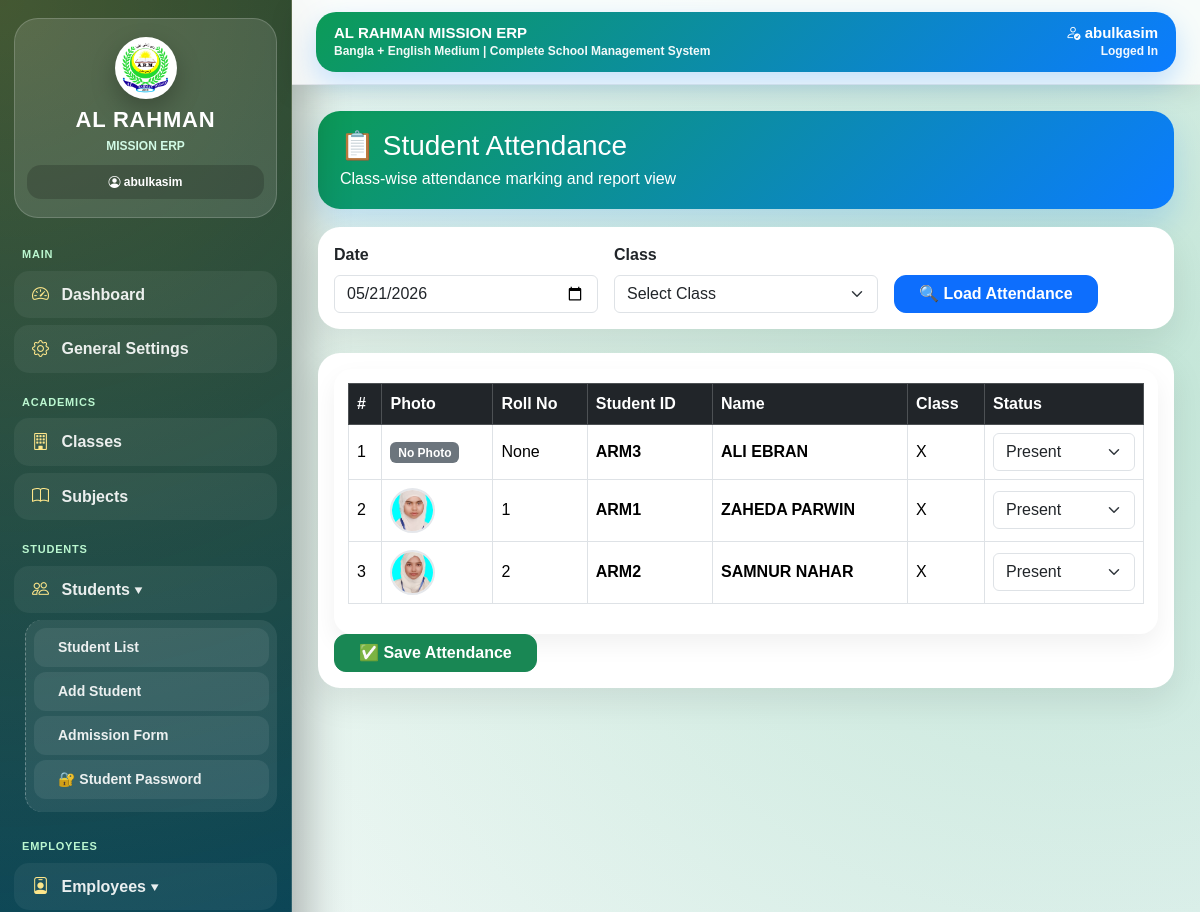
/attendance/students/ (signed in, upper part), run on an earlier commit of the app's database.
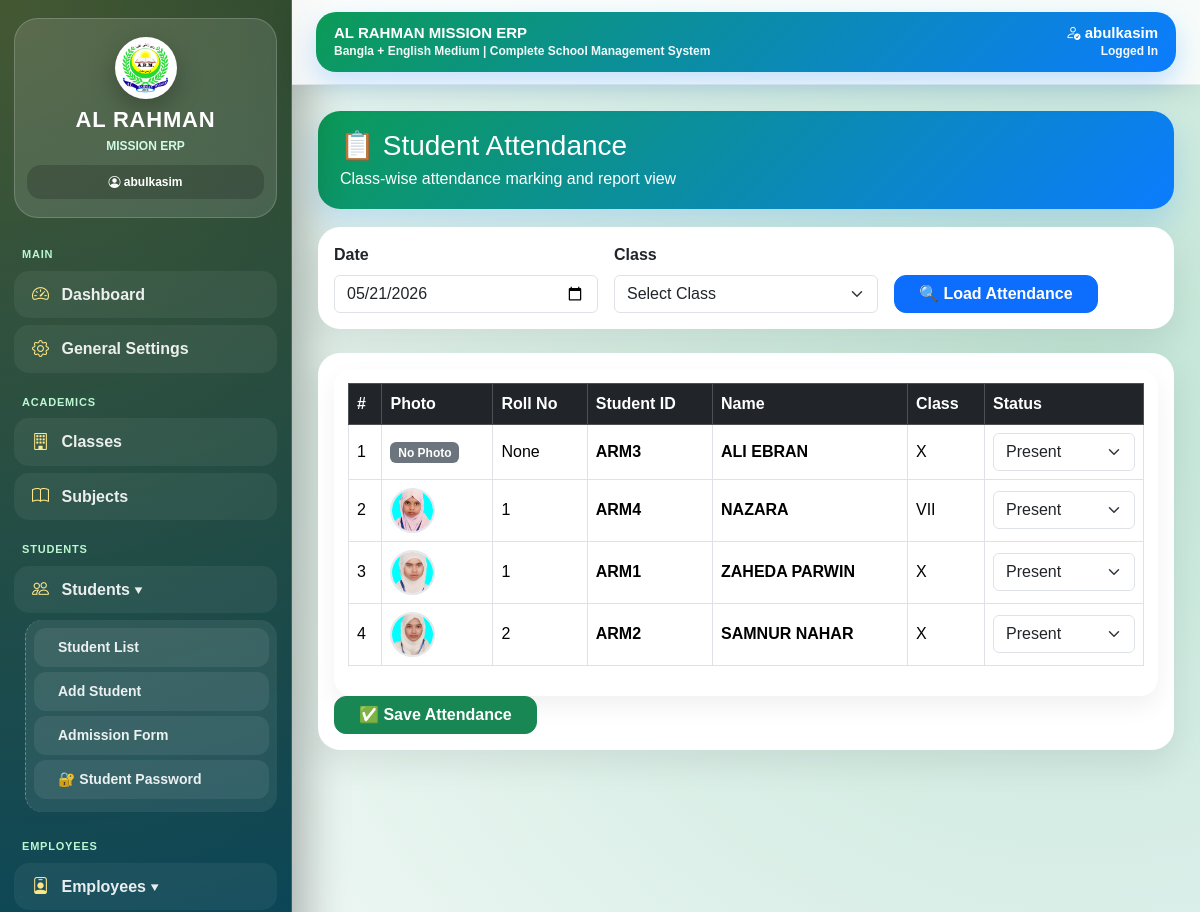
And on a later commit of the database.
### students/models.py (models this page shows, shortened)
class Student(models.Model):
    student_id = models.CharField(max_length=20, unique=True, blank=True)
    registration_no = models.CharField(max_length=50, unique=True, blank=True)
    login_username = models.CharField(max_length=100, unique=True, blank=True, null=True)
    login_password = models.CharField(max_length=150, blank=True, null=True)
    login_enabled = models.BooleanField(default=True)
    student_name = models.CharField(max_length=150)
    admission_no = models.CharField(max_length=50, blank=True, null=True)
    admission_date = models.DateField()
    current_session = models.ForeignKey(
        AcademicSession,
        on_delete=models.SET_NULL,
        blank=True,
        null=True
    )
    class_assigned = models.ForeignKey(Class, on_delete=models.CASCADE)
    roll_no = models.PositiveIntegerField(blank=True, null=True)
    father_name = models.CharField(max_length=150, blank=True, null=True)
    mother_name = models.CharField(max_length=150, blank=True, null=True)
    guardian_name = models.CharField(max_length=150, blank=True, null=True)
    phone = models.CharField(max_length=20, blank=True, null=True)
    gender = models.CharField(
        max_length=20,
        choices=[
            ('Male', 'Male'),
            ('Female', 'Female'),
            ('Other', 'Other'),
        ],
        blank=True,
        null=True
    )
    date_of_birth = models.DateField(blank=True, null=True)
    aadhaar_number = models.CharField(max_length=30, blank=True, null=True)
    transport_required = models.BooleanField(default=False)
    transport_details = models.CharField(max_length=255, blank=True, null=True)
    previous_school = models.CharField(max_length=255, blank=True, null=True)
    address = models.TextField(blank=True, null=True)
    photo = models.ImageField(upload_to='students/', blank=True, null=True)
    is_active = models.BooleanField(default=True)
    sibling_of = models.ForeignKey(
        'self',
        on_delete=models.SET_NULL,
        blank=True,
        null=True,
        related_name='siblings'
    )
    created_at = models.DateTimeField(auto_now_add=True)

### academics/models.py (models this page shows)
class Class(models.Model):
    class_name = models.CharField(max_length=50, unique=True)
    class_teacher = models.ForeignKey(
        'teachers.Employee',
        on_delete=models.SET_NULL,
        null=True,
        blank=True,
        related_name='assigned_classes'
    )
    class Meta:
        ordering = ['class_name']
    def __str__(self):
        return self.class_name

### attendance/views.py (the view, shortened to what this page needs)
@login_required
def student_attendance(request):
    emp = getattr(request.user, 'employee', None)
    selected_date = request.GET.get('date')
    selected_class = request.GET.get('class_id')
    if selected_date:
        attendance_date = selected_date
    else:
        attendance_date = timezone.now().date().isoformat()
    classes = Class.objects.all().order_by('class_name')
    is_class_teacher = False
    allowed_class_id = None
    can_mark_attendance = False
    if request.user.is_superuser or request.user.is_staff:
        can_mark_attendance = True
    elif emp and emp.is_erp_admin:
        can_mark_attendance = True
    elif is_class_teacher and selected_class == allowed_class_id:
        can_mark_attendance = True
    students = Student.objects.select_related('class_assigned').filter(is_active=True)
    if selected_class:
        students = students.filter(class_assigned_id=selected_class)
    students = students.order_by('roll_no', 'student_name')
    existing_records = StudentAttendance.objects.filter(date=attendance_date)
    if selected_class:
        existing_records = existing_records.filter(student__class_assigned_id=selected_class)
    existing_status_map = {record.student_id: record.status for record in existing_records}
    for student in students:
        student.current_status = existing_status_map.get(student.id, 'Not Marked')
    is_update = existing_records.exists()
    context = {
        'students': students,
        'classes': classes,
        'attendance_date': attendance_date,
        'selected_class': selected_class,
        'is_update': is_update,
        'can_mark_attendance': can_mark_attendance,
        'is_class_teacher': is_class_teacher,
        'allowed_class_id': allowed_class_id,
    }
    return render(request, 'attendance/student_attendance.html', context)

### templates/attendance/student_attendance.html (shortened to what this page needs)
{% extends 'base.html' %}
{% block content %}
<div class="att-head">
    <h3 class="mb-1">📋 Student Attendance</h3>
    <div>Class-wise attendance marking and report view</div>
</div>
<div class="card card-box mb-4">
    <div class="card-body">
        <form method="get" class="row g-3">
            <div class="col-md-4">
                <label class="form-label fw-bold">Date</label>
                <input type="date" name="date" value="{{ attendance_date }}" class="form-control">
            </div>
            <div class="col-md-4">
                <label class="form-label fw-bold">Class</label>
                <select name="class_id" class="form-select">
                    <option value="">Select Class</option>
                </select>
            </div>
            <div class="col-md-4 d-flex align-items-end">
                <button type="submit" class="btn btn-primary px-4">
                    🔍 Load Attendance
                </button>
            </div>
        </form>
    </div>
</div>
<div class="card card-box">
    <div class="card-body">
        <form method="post">
            <div class="table-responsive">
                <table class="table table-bordered table-hover align-middle">
                    <thead class="table-dark">
                        <tr>
                            <th>#</th>
                            <th>Photo</th>
                            <th>Roll No</th>
                            <th>Student ID</th>
                            <th>Name</th>
                            <th>Class</th>
                            <th>Status</th>
                        </tr>
                    </thead>
                    <tbody>
                        {% for s in students %}
                        <tr>
                            <td>{{ forloop.counter }}</td>
                            <td>
                                {% if s.photo %}
                                    <img src="{{ s.photo.url }}" class="student-photo">
                                {% else %}
                                    <span class="badge bg-secondary">No Photo</span>
                                {% endif %}
                            </td>
                            <td>{{ s.roll_no }}</td>
                            <td><strong>{{ s.student_id }}</strong></td>
                            <td><strong>{{ s.student_name }}</strong></td>
                            <td>{{ s.class_assigned }}</td>
                            <td>
                                {% if can_mark_attendance %}
                                    <select name="status_{{ s.id }}" class="form-select">
                                        <option value="Present" {% if s.current_status == 'Present' %}selected{% endif %}>Present</option>
                                    </select>
                                {% endif %}
                            </td>
                        </tr>
                        {% empty %}
                        <tr>
                            <td colspan="7" class="text-center fw-bold text-muted py-4">
                                No students found for this filter.
                            </td>
                        </tr>
                        {% endfor %}
                    </tbody>
                </table>
            </div>
            {% if can_mark_attendance %}
                <button type="submit" class="btn btn-success px-4">
                    {% if is_update %}✅ Update Attendance{% else %}✅ Save Attendance{% endif %}
                </button>
            {% else %}
                <a href="/attendance/students/daily-report/?date={{ attendance_date }}{% if selected_class %}&class_id={{ selected_class }}{% endif %}"
                   class="btn btn-info px-4">
                    📄 View Report
                </a>
            {% endif %}
        </form>
    </div>
</div>
{% endblock %}

What changed in the data, as far as the page shows it:
added Student: photo (picture), roll_no "1", student_id "ARM4", student_name "NAZARA", class_assigned "VII", id "Present"
